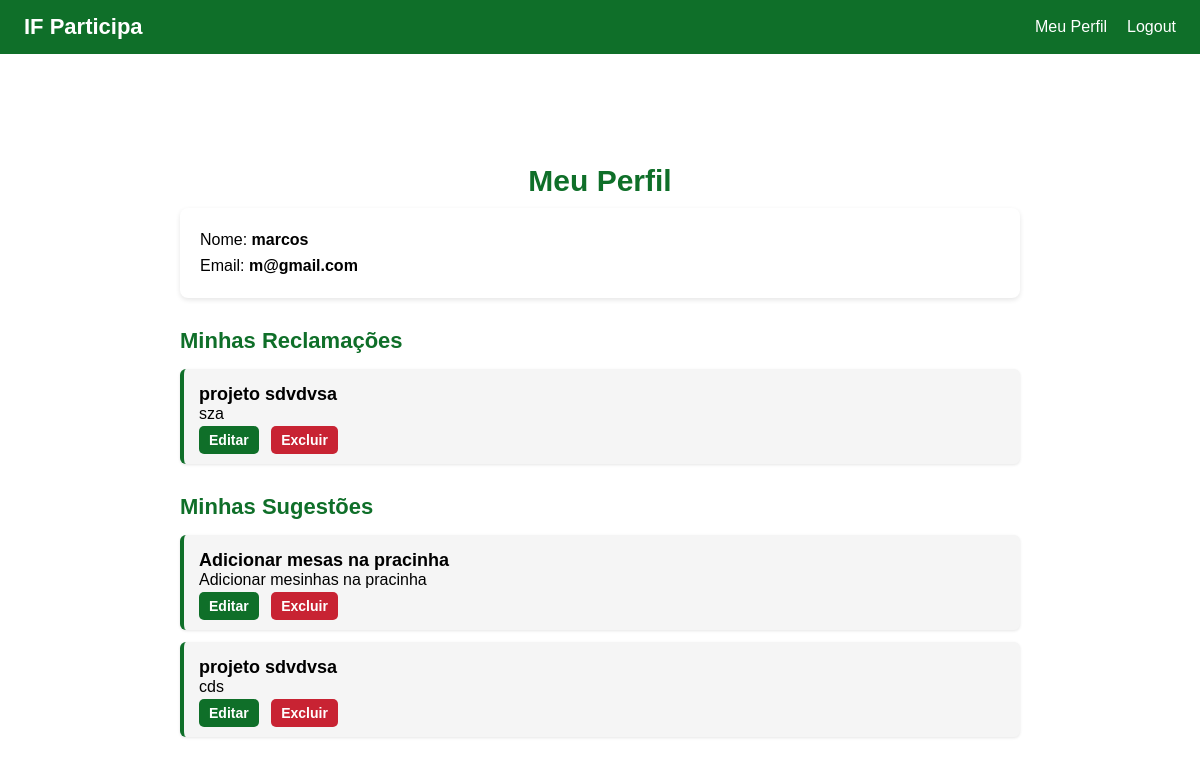
Page /meu-perfil (signed in) on the earlier database version.
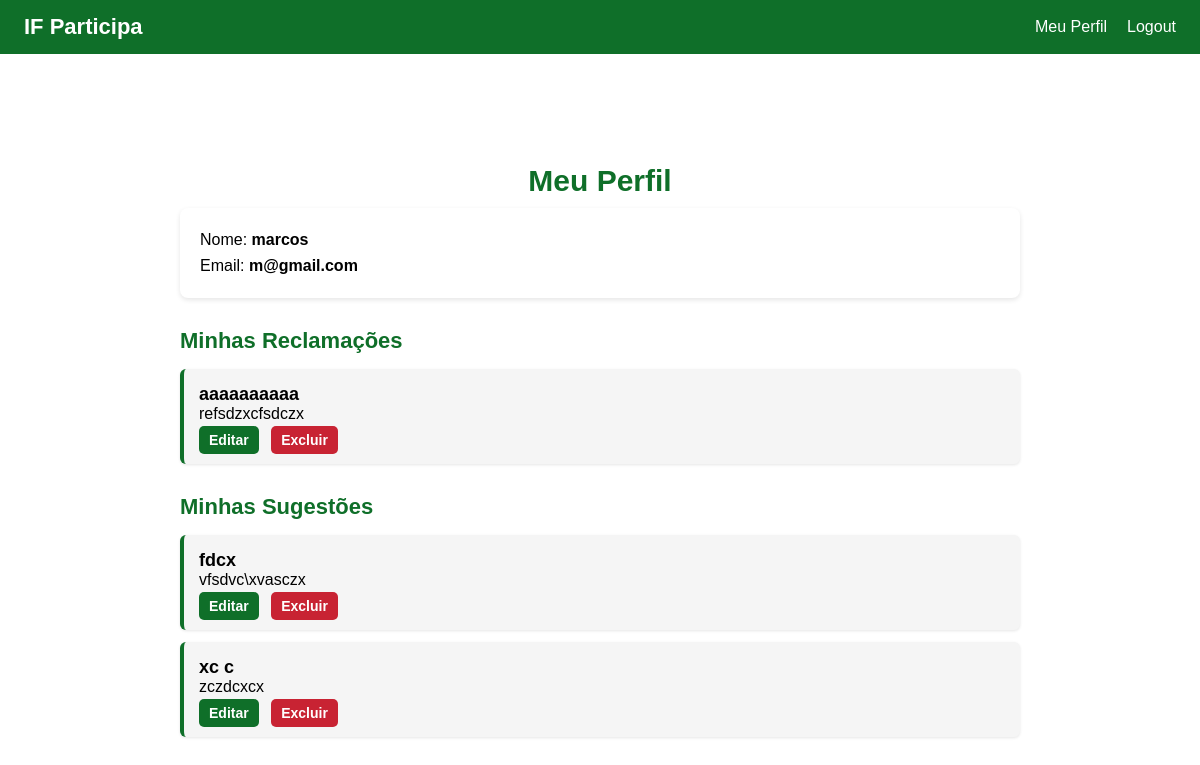
Same page on the later database version.
### models/users.py (models this page shows)
class Usuario(Base, UserMixin):
    __tablename__ = "usuarios"
    id = Column(Integer, primary_key=True)
    nome = Column(String(120), nullable=False)
    email = Column(String(120), unique=True, nullable=False)
    senha_hash = Column(String(200), nullable=False)
    reclamacoes = relationship("Reclamacao", back_populates="autor")
    sugestoes = relationship("Sugestao", back_populates="autor")

### models/reclamacoes.py (models this page shows)
class Reclamacao(Base):
    __tablename__ = "reclamacoes"
    id = Column(Integer, primary_key=True)
    titulo = Column(String(150), nullable=False)
    descricao = Column(Text, nullable=False)
    autor_id = Column(Integer, ForeignKey("usuarios.id"))
    autor = relationship("Usuario", back_populates="reclamacoes")

### models/sugestoes.py (models this page shows)
class Sugestao(Base):
    __tablename__ = "sugestoes"
    id = Column(Integer, primary_key=True)
    titulo = Column(String(150), nullable=False)
    descricao = Column(Text, nullable=False)
    autor_id = Column(Integer, ForeignKey("usuarios.id"))
    autor = relationship("Usuario", back_populates="sugestoes")

### controllers/routes.py (the view)
@controllers_bp.route("/meu-perfil")
@login_required
def meu_perfil():
    db = SessionLocal()
    minhas_reclamacoes = db.query(Reclamacao).filter_by(autor_id=current_user.id).all()
    minhas_sugestoes = db.query(Sugestao).filter_by(autor_id=current_user.id).all()
    return render_template(
        "meu_perfil.html",
        usuario=current_user,
        reclamacoes=minhas_reclamacoes,
        sugestoes=minhas_sugestoes
    )

### app.py (called while the page is built)
@login_manager.user_loader
def load_user(user_id):
    db = SessionLocal()
    from models.users import Usuario
    user = db.query(Usuario).get(int(user_id))
    db.close()
    return user

### templates/meu_perfil.html (shortened to what this page needs)
{% extends "base.html" %}
{% block estilos %}
<link rel="stylesheet" href="{{ url_for('static', filename='perfil.css') }}">
{% endblock %}
{% block conteudo %}
<div class="perfil-container">
    <h1>Meu Perfil</h1>
    <div class="info-usuario">
        <p>Nome: <strong>{{ usuario.nome }}</strong></p>
        <p>Email: <strong>{{ usuario.email }}</strong></p>
    </div>
    <h2>Minhas Reclamações</h2>
    {% if reclamacoes %}
    <ul class="lista">
        {% for r in reclamacoes %}
            <li class="item">
                <strong>{{ r.titulo }}</strong><br>
                {{ r.descricao }}
                <div class="acoes">
                    <a class="editar" href="{{ url_for('controllers_bp.editar_reclamacao', id=r.id) }}">Editar</a>
                    <a class="excluir" href="{{ url_for('controllers_bp.excluir_reclamacao', id=r.id) }}">Excluir</a>
                </div>
            </li>
        {% endfor %}
    </ul>
    {% else %}
        <p class="vazio">Nenhuma reclamação enviada.</p>
    {% endif %}
    <h2>Minhas Sugestões</h2>
    {% if sugestoes %}
    <ul class="lista">
        {% for s in sugestoes %}
            <li class="item">
                <strong>{{ s.titulo }}</strong><br>
                {{ s.descricao }}
                <div class="acoes">
                    <a class="editar" href="{{ url_for('controllers_bp.editar_sugestao', id=s.id) }}">Editar</a>
                    <a class="excluir" href="{{ url_for('controllers_bp.excluir_sugestao', id=s.id) }}">Excluir</a>
                </div>
            </li>
        {% endfor %}
    </ul>
    {% else %}
        <p class="vazio">Nenhuma sugestão enviada.</p>
    {% endif %}
</div>
{% endblock %}

### templates/base.html (shortened to what this page needs)
<!DOCTYPE html>
<html lang="pt-BR">
<head>
    <link rel="stylesheet" href="{{ url_for('static', filename='base.css') }}">
    {% block estilos %}{% endblock %}
</head>
<body>
<header>
    <div class="logo">
        <a href="{{ url_for('controllers_bp.dashboard') }}">
            IF Participa
        </a>
    </div>
    {% if current_user.is_authenticated %}
    <div class="nav-links">
        <a href="{{ url_for('controllers_bp.meu_perfil') }}">Meu Perfil</a>
        <a href="{{ url_for('auth_bp.logout') }}">Logout</a>
    </div>
    {% endif %}
</header>
<main class="container">
    {% block conteudo %}{% endblock %}
</main>
</body>
</html>

### static/base.css (style rules this page uses)
* { margin: 0; padding: 0; box-sizing: border-box; }
header { width: 100%; background: #0f6f29; padding: 14px 24px; display: flex; align-items: center; justify-content: space-between; color: white; font-family: Arial, Helvetica, sans-serif; }
header .logo { font-size: 22px; font-weight: bold; }
header .logo a { color: white; text-decoration: none; }
header .nav-links { display: flex; gap: 20px; }
header .nav-links a { color: white; text-decoration: none; font-size: 16px; transition: 0.2s ease; }
main.container { max-width: 900px; margin: 40px auto; padding: 10px; font-family: Arial, Helvetica, sans-serif; }

### static/perfil.css (style rules this page uses)
.perfil-container { width: 100%; max-width: 900px; margin: 40px auto; padding: 20px; font-family: Arial, sans-serif; }
.perfil-container h1 { font-size: 30px; margin-bottom: 10px; text-align: center; color: #0f6f29; }
.info-usuario { background: #ffffff; padding: 15px 20px; border-radius: 8px; box-shadow: 0 2px 5px rgba(0,0,0,0.1); margin-bottom: 30px; }
.info-usuario p { font-size: 16px; margin: 8px 0; }
.perfil-container h2 { font-size: 22px; color: #0f6f29; margin-top: 30px; margin-bottom: 15px; }
.lista { list-style: none; padding: 0; margin: 0; }
.item { background: #f5f5f5; padding: 15px; border-radius: 6px; box-shadow: 0 1px 3px rgba(0,0,0,0.1); margin-bottom: 12px; border-left: 4px solid #0f6f29; }
.item strong { font-size: 18px; }
.acoes { margin-top: 8px; }
.acoes a { font-size: 14px; font-weight: bold; text-decoration: none; padding: 6px 10px; border-radius: 5px; margin-right: 8px; transition: 0.2s; }
.editar { color: white; background: #0f6f29; }
.excluir { color: white; background: #c82333; }

Differences in the rows shown:
removed Reclamacao: titulo "projeto sdvdvsa", descricao "sza"
removed Sugestao: titulo "Adicionar mesas na pracinha", descricao "Adicionar mesinhas na pracinha"
removed Sugestao: titulo "projeto sdvdvsa", descricao "cds"
added Reclamacao: titulo "aaaaaaaaaa", descricao "refsdzxcfsdczx"
added Sugestao: titulo "fdcx", descricao "vfsdvc\\xvasczx"
added Sugestao: titulo "xc c", descricao "zczdcxcx"
